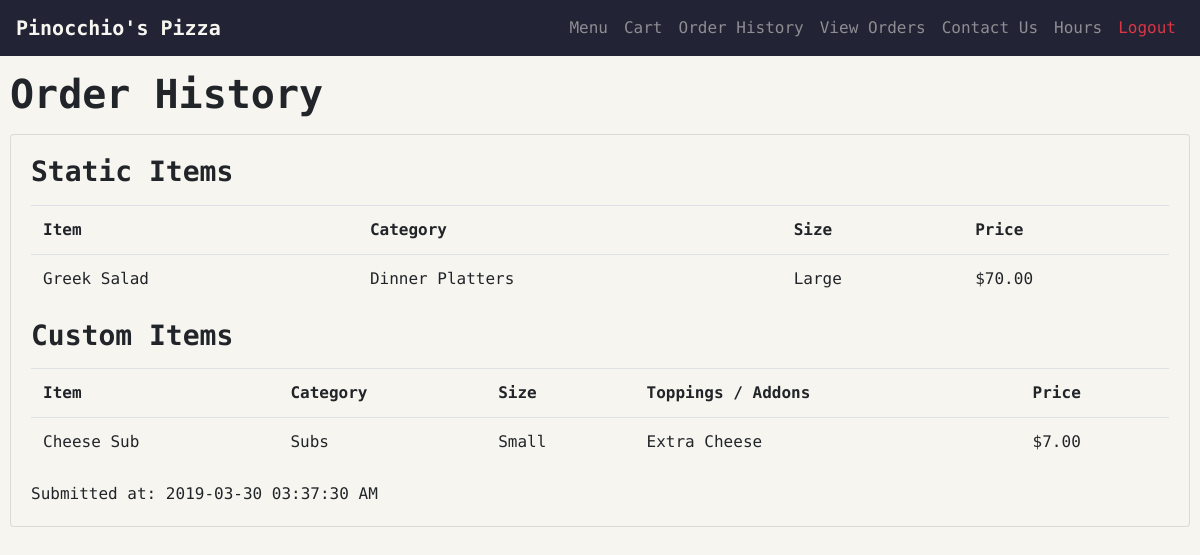
The app's page /order_history (signed in) with its own data.
### orders/models.py (models this page shows, shortened)
class Item(models.Model):
    name = models.CharField(max_length=64)
    category = models.ForeignKey(
        Category,on_delete=models.CASCADE,null=True,related_name="items")
    size = models.ForeignKey(
        Size,on_delete=models.CASCADE,blank=True,null=True)
    extras_number = models.PositiveIntegerField(blank=True,null=True)
    price = models.DecimalField(
        max_digits=6,decimal_places=2,default=0,
        validators=[MinValueValidator(0)])

class Category(models.Model):
    name = models.CharField(max_length=64,unique=True)
    customizeable = models.BooleanField(default=True)
    class Meta:
        verbose_name_plural = "categories"
        ordering = ["name"]
    def __str__(self):
        return f"{self.name}"

class Size(models.Model):
    name = models.CharField(max_length=64)
    price = models.PositiveIntegerField
    def __str__(self):
        return f"{self.name}"

### orders/views.py (the view)
# urls.py: path("order_history",views.order_history,name="order_history"),
def order_history(request):
    if not request.user.is_authenticated:
        return redirect("login")
    current_user = request.user
    order_objects = OrderHistory.objects.filter(username=current_user)
    orders = []
    for order_object in order_objects:
        if order_object.items != None:
            item_id_list = order_object.items
            item_id_list = item_id_list.split(",")
            items = []
            for item_id in item_id_list:
                item_dict = {}
                item = Item.objects.get(pk=item_id)
                item_dict["id"] = item.id
                item_dict["name"] = item.name
                item_dict["category"] = str(item.category)
                item_dict["size"] = str(item.size)
                item_dict["price"] = str(item.price)
                items.append(item_dict)
            items.sort(key=operator.itemgetter("name"))
        else:
            items = None
        order = {}
        order["username"] = order_object.username
        order["items"] = items
        order["custom_items"] = order_object.custom_items
        order["submitted_at"] = order_object.submitted_at.strftime(
            "%Y-%m-%d %I:%M:%S %p")
        orders.append(order)
    context = {
        "orders": orders
    }
    return render(request, "orders/order_history.html", context)

### orders/templates/orders/order_history.html (shortened to what this page needs)
{% extends "orders/layouts/default.html" %}
{% block body %}
  {% include "orders/includes/navbar.html" %}
<div class="container">
<h1 class="mb-3">Order History</h1>
{% if orders %}
  {% include "orders/includes/order_card.html" %}
{% endif %}
</div>
{% endblock %}

### orders/templates/orders/includes/order_card.html (shortened to what this page needs)
  {% for order in orders %}
    <div class="card mb-3">
      <div class="card-body">
        {% if order.items %}
        <h3 class="mb-3">Static Items</h3>
        <div class="table-responsive">
          <table class="table">
            <tr>
              <th>Item</th>
              <th>Category</th>
              <th>Size</th>
              <th>Price</th>
            </tr>
           {% for item in order.items %}
             <tr>
              <td>{{ item.name }}</td>
              <td>{{ item.category }}</td>
              <td>{{ item.size }}</td>
              <td>${{ item.price }}</td>
            </tr>
           {% endfor %}
          </table>
        </div>
      {% endif %}
      {% if order.custom_items %}
      <h3 class="mb-3">Custom Items</h3>
      <div class="table-responsive">
        <table class="table">
          <tr>
            <th>Item</th>
            <th>Category</th>
            <th>Size</th>
            <th>Toppings / Addons</th>
            <th>Price</th>
          </tr>
           {% for item in order.custom_items %}
          <tr>
            <td>{{ item.name }}</td>
            <td>{{ item.category }}</td>
            <td>{{ item.size }}</td>
            {% if item.pizza_toppings %}
            <td>{{ item.pizza_toppings | join:", " }}</td>
            {% else %}
            <td>{{ item.sub_addons | join:", " }}</td>
            {% endif %}
            <td>${{ item.price }}</td>
          </tr>
          {% endfor %}
        </table>
        </div>
        {% endif %}
        <div class="timestamp-container">
          <span class="timestamp">Submitted at: {{ order.submitted_at }}</span>
        </div>
      </div>
    </div>
  {% endfor %}

### records on screen
Item: name "Greek Salad"
Category: category "Dinner Platters"
Size: size "Large"

### other values on screen
{{ item.price }} "70.00"
{{ item.name }} "Cheese Sub"
{{ item.category }} "Subs"
{{ item.size }} "Small"
{{ item.sub_addons | join:", " }} "Extra Cheese"
{{ item.price }} "7.00"
{{ order.submitted_at }} "2019-03-30 03:37:30 AM"
